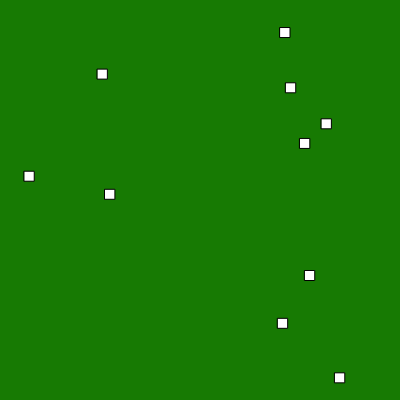
Frame 1 (no input)
Frame 60 (no input): identical to frame 1, image omitted
Frame 120 (the mouse pressed at the canvas centre since frame 60): identical to frame 1, image omitted

The p5.js sketch that drew this single still picture (run headless with seeded random() and noise() and a simulated clock; from frame 60 on, the mouse is pressed at the canvas centre):

// p5.js sketch
// ── sketch.js
let antal = 10;
let j = 0;

function setup() {
  createCanvas(400, 400);
  background(23, 122, 3);
  while (j < antal) {
    for (let i = 0; i < 1; i++) {
      rect(random(0, width), random(0, height), i + 1 * 10);
    }
    j++;
  }
}

function draw() {}
